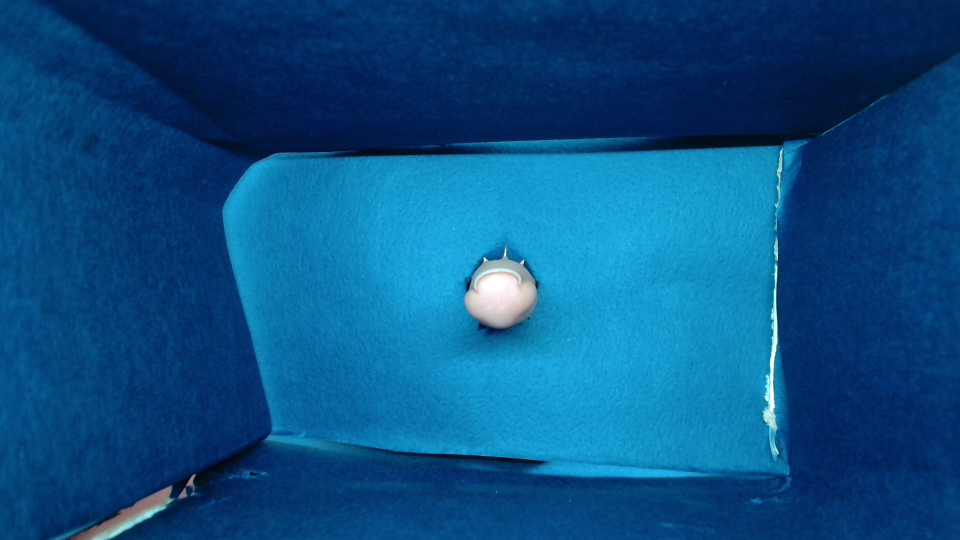
#> input picture scan/sh_images/sh_middle_ccurve.jpg, 1920 x 1080 px, found by its file name (shown at 1/2 size)
$ python ccurve_experiment.py
#> lines starting #> are read from the running program, lines starting #| are printed output that depends on the picture; after the words box and inside, x2 and y2 are one past the last pixel; in counts of white or black regions, pixels touching at a corner belong together
"""Experiment: segment fingertip + nail arc in end-on c-curve photo (blue box)."""
import cv2
import numpy as np

img = cv2.imread('sh_images/sh_middle_ccurve.jpg')
#> img is the input picture: shape (1080, 1920, 3); mean B, G, R 132.5, 80.1, 10
H, W = img.shape[:2]
lab = cv2.cvtColor(img, cv2.COLOR_BGR2Lab)
#> lab: shape (1080, 1920, 3); mean of channels 0, 1, 2 82.5, 130.2, 93
L = lab[:, :, 0].astype(np.float32)
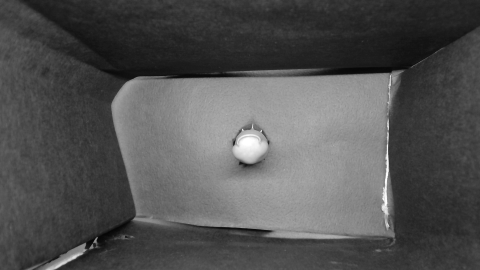
#> L: shape (1080, 1920) float32 (shown at 1/4 size); min 1, max 255, mean 82.5
A = lab[:, :, 1].astype(np.float32) - 128
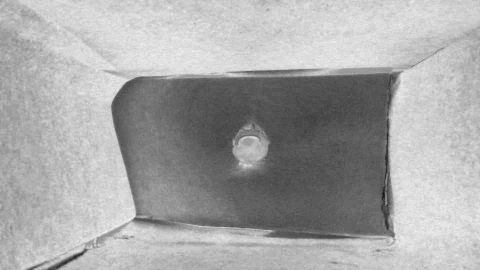
#> A: shape (1080, 1920) float32 (shown at 1/4 size); min -32, max 20, mean 2.16; drawn with min black and max white
B = lab[:, :, 2].astype(np.float32) - 128
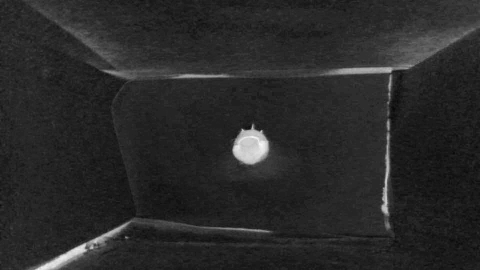
#> B: shape (1080, 1920) float32 (shown at 1/4 size); min -44, max 11, mean -35.03; drawn with min black and max white

# ── 1. Background colour from image border (20px frame) ──
border = np.zeros((H, W), bool)
bw = 40
border[:bw, :] = border[-bw:, :] = True
border[:, :bw] = border[:, -bw:] = True
bg_a, bg_b = np.median(A[border]), np.median(B[border])
#> bg_a = 7; bg_b = -36
print(f'bg chroma: a*={bg_a:.1f} b*={bg_b:.1f}')
#| bg chroma: a*=7.0 b*=-36.0

# ── 2. Chroma distance from background, Otsu threshold ──
dist = np.sqrt((A - bg_a) ** 2 + (B - bg_b) ** 2)
dist8 = np.clip(dist * 4, 0, 255).astype(np.uint8)
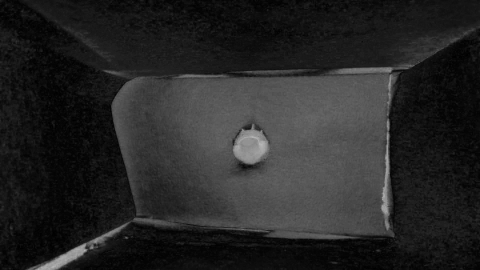
#> dist8: shape (1080, 1920) (shown at 1/4 size); min 0, max 189, mean 38.2
thr, mask = cv2.threshold(dist8, 0, 255, cv2.THRESH_BINARY + cv2.THRESH_OTSU)
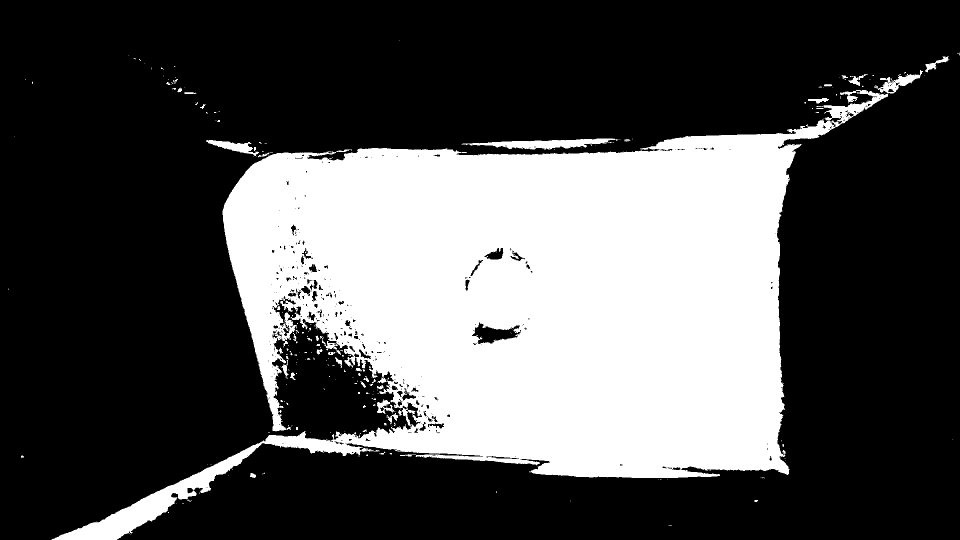
#> mask: shape (1080, 1920) (shown at 1/2 size); 31.5% white; 263 white regions (216 under 20 px), largest, box (x1, y1, x2, y2) and area: (103, 180, 1776, 1080) 641996, (923, 277, 1237, 300) 3403, (1748, 140, 1846, 187) 1422
#> thr = 50
print(f'otsu on chroma dist: {thr/4:.1f}')
#| otsu on chroma dist: 12.5

k = cv2.getStructuringElement(cv2.MORPH_ELLIPSE, (9, 9))
mask = cv2.morphologyEx(mask, cv2.MORPH_OPEN, k)
#> mask: shape (1080, 1920); 30.5% white; 25 white regions, largest, box (x1, y1, x2, y2) and area: (445, 240, 1664, 956) 611670, (109, 890, 513, 1080) 13650, (986, 277, 1213, 298) 2920
mask = cv2.morphologyEx(mask, cv2.MORPH_CLOSE, k, iterations=3)
#> mask: shape (1080, 1920); 31.5% white; 7 white regions

cnts, _ = cv2.findContours(mask, cv2.RETR_EXTERNAL, cv2.CHAIN_APPROX_NONE)
#> cnts = 7 contours; box (x1, y1, x2, y2) and area: (445, 191, 1758, 956) 680357, (109, 890, 514, 1080) 13842, (421, 280, 502, 307) 1000, (1767, 149, 1837, 183) 839, (1853, 126, 1871, 139) 147, (1704, 156, 1715, 168) 78, (1632, 198, 1641, 207) 44
# finger = largest contour near image centre
def centrality(c):
    x, y, w, h = cv2.boundingRect(c)
    cx, cy = x + w / 2, y + h / 2
    return np.hypot(cx - W / 2, cy - H / 2)
big = [c for c in cnts if cv2.contourArea(c) > 2000]
#> big = 2 contours; box (x1, y1, x2, y2) and area: (445, 191, 1758, 956) 680357, (109, 890, 514, 1080) 13842
print('contours>2000px:', [(int(cv2.contourArea(c)), cv2.boundingRect(c)) for c in big])
#| contours>2000px: [(13842, (109, 890, 405, 190)), (680357, (445, 191, 1313, 765))]
finger_cnt = min(big, key=centrality)
#> in centrality, `x, y, w, h = cv2.boundingRect(c)`: x = 109; y = 890; w = 405; h = 190
#> in centrality, `cx, cy = x + w / 2, y + h / 2`: cx = 311.5; cy = 985
#> finger_cnt = contour of 3868 points, box (x1, y1, x2, y2) (445, 191, 1758, 956), area 680357
fmask = np.zeros((H, W), np.uint8)
cv2.drawContours(fmask, [finger_cnt], -1, 255, -1)
#> fmask: shape (1080, 1920); 32.9% white; 1 white region, box (x1, y1, x2, y2) and area: (445, 191, 1758, 956) 682292
fx, fy, fw, fh = cv2.boundingRect(finger_cnt)
#> fx = 445; fy = 191; fw = 1313; fh = 765
print('finger bbox', fx, fy, fw, fh)
#| finger bbox 445 191 1313 765

# ── 3. Inside finger: nail vs pulp split on a* (Otsu) ──
vals = A[fmask > 0]
a8 = np.clip((A - vals.min()) / (vals.ptp() + 1e-6) * 255, 0, 255).astype(np.uint8)
va = a8[fmask > 0]
thr_a, _ = cv2.threshold(va, 0, 255, cv2.THRESH_BINARY + cv2.THRESH_OTSU)
#> thr_a = 119
thr_a_real = vals.min() + thr_a / 255 * vals.ptp()
#> thr_a_real = -9.13
print(f'a* otsu split inside finger: {thr_a_real:.1f}')
#| a* otsu split inside finger: -9.1
nail = ((A < thr_a_real) & (fmask > 0)).astype(np.uint8) * 255
#> nail: shape (1080, 1920); 24.1% white; 335 white regions (272 under 20 px), largest, box (x1, y1, x2, y2) and area: (620, 292, 1591, 955) 469924, (446, 307, 593, 726) 20910, (534, 867, 683, 901) 2022
nail = cv2.morphologyEx(nail, cv2.MORPH_OPEN, k)
#> nail: shape (1080, 1920); 23.2% white; 23 white regions, largest, box (x1, y1, x2, y2) and area: (641, 293, 1587, 955) 456961, (446, 309, 581, 686) 18902, (536, 871, 669, 901) 1867
nail = cv2.morphologyEx(nail, cv2.MORPH_CLOSE, k, iterations=2)
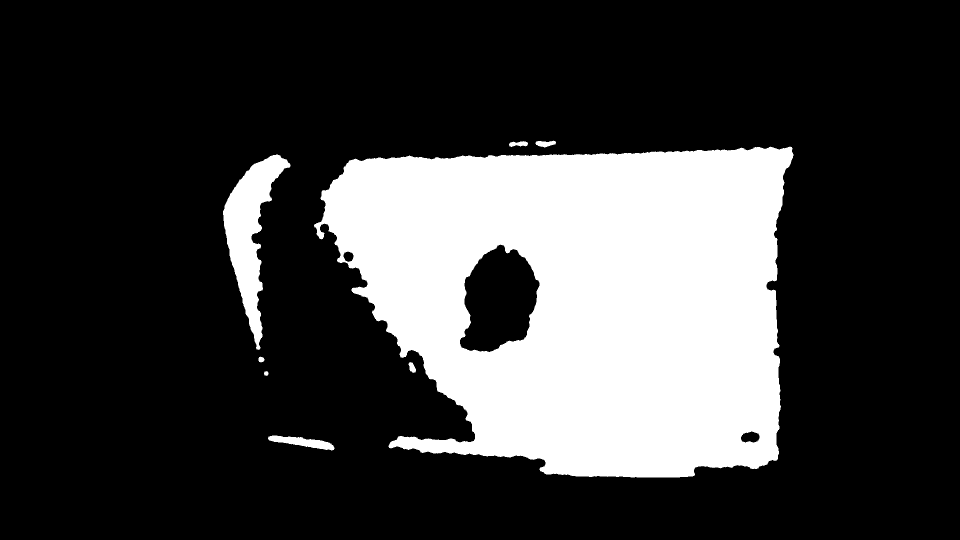
#> nail: shape (1080, 1920) (shown at 1/2 size); 23.7% white; 8 white regions
ncnts, _ = cv2.findContours(nail, cv2.RETR_EXTERNAL, cv2.CHAIN_APPROX_NONE)
#> ncnts = 8 contours; box (x1, y1, x2, y2) and area: (628, 293, 1587, 955) 492898, (446, 309, 581, 700) 19170, (536, 871, 669, 901) 1736, (1071, 281, 1112, 295) 325, (1018, 282, 1056, 294) 255, (817, 724, 832, 746) 180, (517, 713, 529, 725) 88, (528, 742, 537, 752) 52
nail_cnt = max(ncnts, key=cv2.contourArea)
#> nail_cnt = contour of 3513 points, box (x1, y1, x2, y2) (628, 293, 1587, 955), area 492898
print('nail bbox', cv2.boundingRect(nail_cnt), 'area', cv2.contourArea(nail_cnt))
#| nail bbox (628, 293, 959, 662) area 492898.5

# ── visualize ──
vis = img.copy()
cv2.drawContours(vis, [finger_cnt], -1, (0, 255, 0), 2)
cv2.drawContours(vis, [nail_cnt], -1, (0, 255, 255), 2)
x0, y0 = max(fx - 60, 0), max(fy - 60, 0)
#> x0 = 385; y0 = 131
crop = vis[y0:fy + fh + 60, x0:fx + fw + 60]
cv2.imwrite('test/ccurve_seg.png', cv2.resize(crop, None, fx=3, fy=3, interpolation=cv2.INTER_NEAREST))
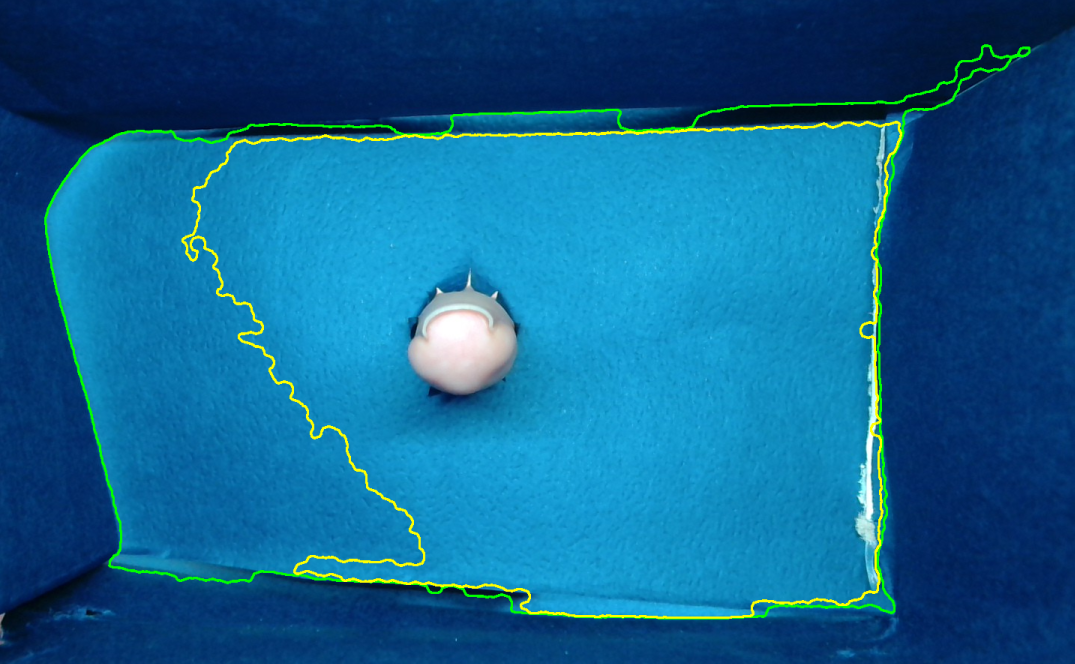
#> saved as ccurve_seg.png: shape (2655, 4299, 3) (shown at 1/4 size); mean B, G, R 144.5, 98.6, 15.6
print('saved test/ccurve_seg.png')
